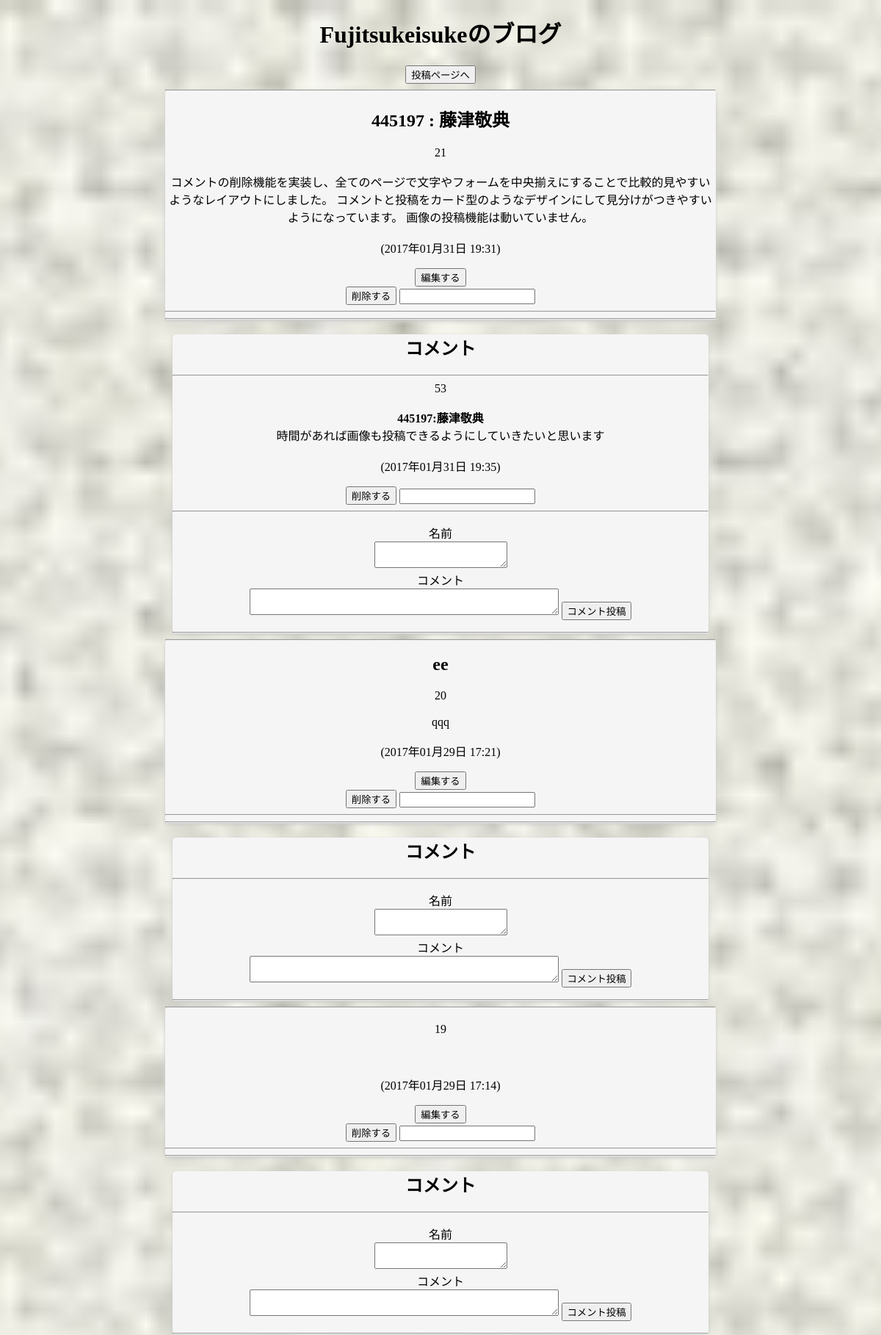
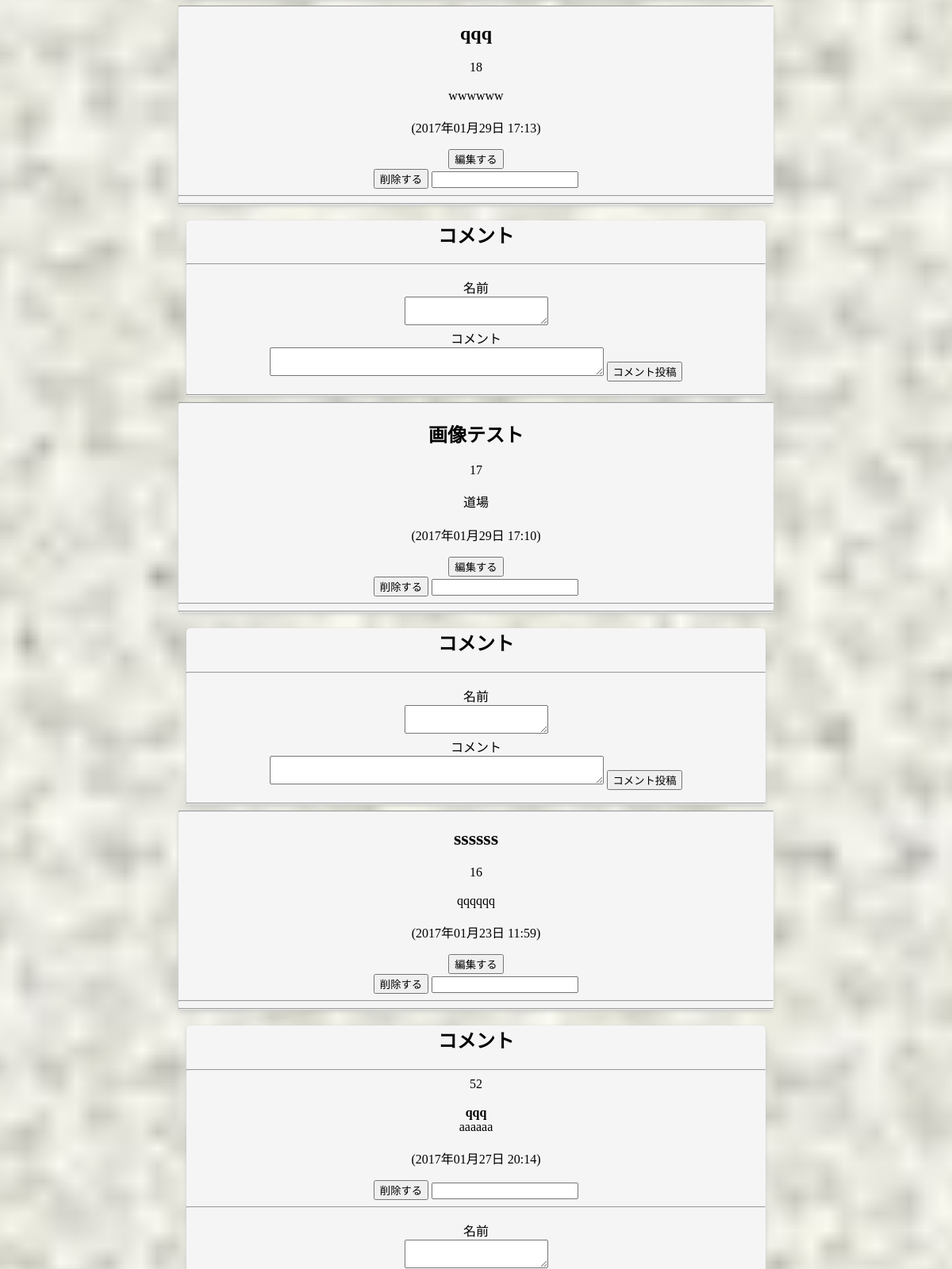
The page / (upper part) on the database its author committed (2 pictures, top to bottom).
### tables this page shows
CREATE TABLE posts(id integer primary key autoincrement,
title text,
contents text,
date text, image blob);

CREATE TABLE comments(
id integer primary key autoincrement,
pid integer,
contents text,
date text, name text);

### index.php (the view, shortened to what this page needs)
 <!DOCTYPE html>
 <html>
 <head>
    <link rel = "stylesheet" href = "mystyle.css">
 </head>
 <body>
 <div id = "pagetop">
 <h1>Fujitsukeisukeのブログ</h1>
   <a href = "./post.php"><button type = "button">投稿ページへ</button></a>
 </div>
 <?php
 try{
     $dbh = new PDO('sqlite:blog.db','','');
     $sth = $dbh->prepare("select * from posts order by date desc");
     $sth->execute();
    while ($row = $sth->fetch()){
      $time = preg_split("/[\s.:-]+/",$row['date']);
      ?>
      <div id = "contents">
      <hr>
      <h2><?php echo $row['title'] ?></h2>
      <p>
      <?php echo $row['id']?><br><br>
      <?php echo $row['contents'] ?><br>
      <?php echo $row['upfile']?><br>
      (<?php echo $time[0]."年".$time[1]."月". $time[2]."日 ".$time[3].":".$time[4] ?>)
      </p>
      <form action="edit.php" method="post">
        <input type="submit" value="編集する">
      </form>
     <form action="delete.php" method="post">
        <input type="submit" value="削除する">
        <input type="password" name="password" size="20" />
     </form>
      <hr><hr>
      </div>
   <div id = "comment">
     <h2>コメント</h2>
     <?php
        $sql = "select * from comments where pid = ?";
        $sth2 = $dbh->prepare($sql);
        $sth2->execute(array($row["id"]));
        while ($row2 = $sth2->fetch()) {
          $time = preg_split("/[\s.:-]+/",$row2['date']);
     ?>
    <p>
    <hr>
     <?php echo $row2['id']?><br><br>
     <strong><?php echo $row2['name'] ?></strong><br>
      <?php echo $row2['contents'] ?><br><br>
      (<?php echo $time[0]."年".$time[1]."月". $time[2]."日 ".$time[3].":".$time[4] ?>)
    </p>
    <form action="comdelete.php" method="post">
        <input type="submit" value="削除する">
        <input type="password" name="password" size="20" />
     </form>
    <?php
       }
    ?>
     <hr>
      <form action = "comment.php" method = "post" >
      <p>
      <dt>名前</dt>
      <textarea name = "name" cols = "20"></textarea><br>
      <dt>コメント</dt>
       <textarea name = "contents" rows = "2" cols = "50"></textarea>
       <input type = "submit" value = "コメント投稿" />
      </p>
      <hr>
      </form>
      </div>
 <?php
    }
}Catch (PDOException $e) {
    print "エラー!: " . $e->getMessage() . "<br/>";
    die();
 }
 ?>
 </body>
 </html>

### mystyle.css (style rules this page uses)
html { background-image: url('../445197/background.png'); height: 1000%; background-position: center center; background-repeat: no-repeat; background-attachment: fixed; background-size: cover; text-align: center; }
body > #contents { background-position: center center; width: 750px; background: #f5f5f5; border-radius: 5px; box-shadow: 0 2px 5px #ccc; margin: auto; }
body > #comment { background-position: center center; width: 730px; background: #f5f5f5; border-radius: 5px; box-shadow: 0 2px 5px #ccc; margin: auto; }

### rows shown on the page
posts: title "445197 : 藤津敬典", id "21", contents "コメントの削除機能を実装し、全てのページで文字やフォームを中央揃えにすることで比較的見やすいようなレイアウトにしました。 コメントと投稿をカード型のようなデザインにして見分けがつきやすいようになっています。 画像の投稿機能は動いていません。", date "2017", date "01", date "31", date "19"
comments: id "53", name "445197:藤津敬典", contents "時間があれば画像も投稿できるようにしていきたいと思います", date "2017", date "01", date "31", date "19", date "35"
posts: title "ee", id "20", contents "qqq", date "2017", date "01", date "29", date "17", date "21"
posts: id "19", date "2017", date "01", date "29", date "17", date "14"
posts: title "qqq", id "18", contents "wwwwww", date "2017", date "01", date "29", date "17", date "13"
posts: title "画像テスト", id "17", contents "道場", date "2017", date "01", date "29", date "17", date "10"
posts: title "ssssss", id "16", contents "qqqqqq", date "2017", date "01", date "23", date "11", date "59"
comments: id "52", name "qqq", contents "aaaaaa", date "2017", date "01", date "27", date "20", date "14"
